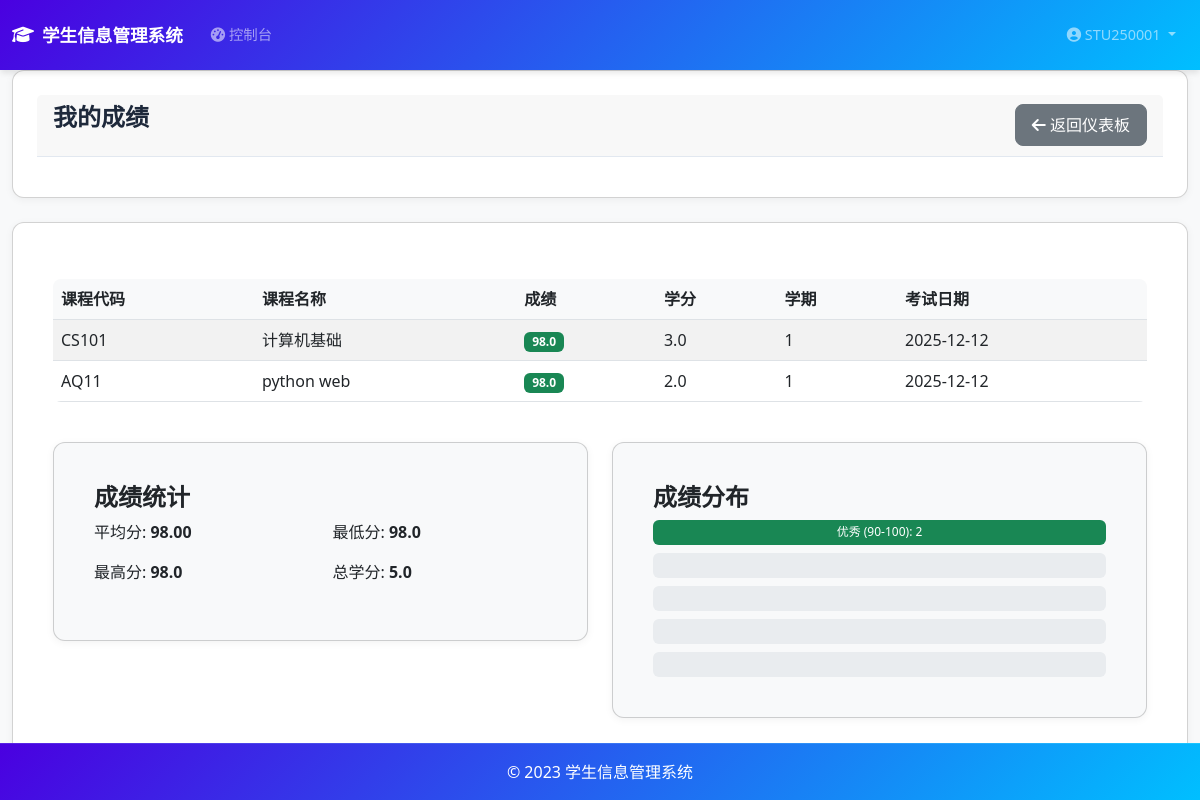
Screenshot of /my_grades (signed in) with the database file from the repository.
### models.py (models this page shows, shortened)
class User(UserMixin, db.Model):
    id = db.Column(db.Integer, primary_key=True)
    username = db.Column(db.String(80), unique=True, nullable=False)
    email = db.Column(db.String(120), unique=True, nullable=False)
    password_hash = db.Column(db.String(128))
    is_admin = db.Column(db.Boolean, default=False)
    created_at = db.Column(db.DateTime, default=datetime.utcnow)
    student_info = db.relationship('Student', backref='user', uselist=False)

class Grade(db.Model):
    id = db.Column(db.Integer, primary_key=True)
    student_id = db.Column(db.Integer, db.ForeignKey('student.id'), nullable=False)
    course_id = db.Column(db.Integer, db.ForeignKey('course.id'), nullable=False)
    score = db.Column(db.Float, nullable=False)
    exam_date = db.Column(db.Date, default=datetime.utcnow().date)
    semester = db.Column(db.String(20), nullable=False)
    student = db.relationship('Student', backref=db.backref('grades', lazy=True))
    course = db.relationship('Course', backref=db.backref('grades', lazy=True))

class Course(db.Model):
    id = db.Column(db.Integer, primary_key=True)
    course_code = db.Column(db.String(20), unique=True, nullable=False)
    course_name = db.Column(db.String(100), nullable=False)
    credit = db.Column(db.Float, nullable=False)
    description = db.Column(db.Text)

### app.py (the view)
@app.route('/my_grades')
@login_required
def my_grades():
    student = Student.query.filter_by(user_id=current_user.id).first()
    if not student:
        flash('请先完善个人信息')
        return redirect(url_for('profile'))
    grades = Grade.query.filter_by(student_id=student.id).all()
    return render_template('my_grades.html', grades=grades)

### app.py (called while the page is built)
@login_manager.user_loader
def load_user(user_id):
    if user_id is not None:
        return User.query.get(int(user_id))
    return None

### templates/my_grades.html (shortened to what this page needs)
{% extends "base.html" %}
{% block content %}
<div class="card mb-4">
    <div class="card-header d-flex justify-content-between align-items-center">
        <h1>我的成绩</h1>
        <div>
            <a href="{{ url_for('dashboard') }}" class="btn btn-secondary">
                <i class="fas fa-arrow-left"></i> 返回仪表板
            </a>
        </div>
    </div>
</div>
<div class="card">
    <div class="card-body">
        {% if grades %}
        <div class="table-responsive">
            <table class="table table-striped table-hover">
                <thead>
                    <tr>
                        <th>课程代码</th>
                        <th>课程名称</th>
                        <th>成绩</th>
                        <th>学分</th>
                        <th>学期</th>
                        <th>考试日期</th>
                    </tr>
                </thead>
                <tbody>
                    {% for grade in grades %}
                    <tr>
                        <td>{{ grade.course.course_code }}</td>
                        <td>{{ grade.course.course_name }}</td>
                        <td>
                            <span class="badge {% if grade.score >= 90 %}bg-success{% elif grade.score >= 80 %}bg-info{% elif grade.score >= 70 %}bg-primary{% elif grade.score >= 60 %}bg-warning{% else %}bg-danger{% endif %}">
                                {{ grade.score }}
                            </span>
                        </td>
                        <td>{{ grade.course.credit }}</td>
                        <td>{{ grade.semester }}</td>
                        <td>{{ grade.exam_date.strftime('%Y-%m-%d') if grade.exam_date else '-' }}</td>
                    </tr>
                    {% endfor %}
                </tbody>
            </table>
        </div>
        <div class="row mt-4">
            <div class="col-md-6">
                <div class="card bg-light">
                    <div class="card-body">
                        <h5 class="card-title">成绩统计</h5>
                        <div class="row">
                            <div class="col-6">
                                <p>平均分: <strong>{{ "%.2f"|format((grades | map(attribute='score') | sum) / (grades | length)) }}</strong></p>
                                <p>最高分: <strong>{{ grades | map(attribute='score') | max }}</strong></p>
                            </div>
                            <div class="col-6">
                                <p>最低分: <strong>{{ grades | map(attribute='score') | min }}</strong></p>
                                <p>总学分: <strong>{{ grades | map(attribute='course') | map(attribute='credit') | sum }}</strong></p>
                            </div>
                        </div>
                    </div>
                </div>
            </div>
            <div class="col-md-6">
                <div class="card bg-light">
                    <div class="card-body">
                        <h5 class="card-title">成绩分布</h5>
                        <div class="progress mb-2" style="height: 25px;">
                            {% set excellent = grades | selectattr('score', '>=', 90) | list | length %}
                            <div class="progress-bar bg-success" role="progressbar" style="width: {{ (excellent / grades | length * 100) | round(1) }}%">
                                优秀 (90-100): {{ excellent }}
                            </div>
                        </div>
                        <div class="progress mb-2" style="height: 25px;">
                            {% set good = grades | selectattr('score', '>=', 80) | selectattr('score', '<', 90) | list | length %}
                        </div>
                        <div class="progress mb-2" style="height: 25px;">
                            {% set average = grades | selectattr('score', '>=', 70) | selectattr('score', '<', 80) | list | length %}
                        </div>
                        <div class="progress mb-2" style="height: 25px;">
                            {% set pass = grades | selectattr('score', '>=', 60) | selectattr('score', '<', 70) | list | length %}
                        </div>
                        <div class="progress" style="height: 25px;">
                            {% set fail = grades | selectattr('score', '<', 60) | list | length %}
                        </div>
                    </div>
                </div>
            </div>
        </div>
        {% else %}
        <div class="alert alert-info">
            <i class="fas fa-info-circle"></i> 暂无成绩信息
        </div>
        {% endif %}
    </div>
</div>
{% endblock %}

### templates/base.html (shortened to what this page needs)
<!DOCTYPE html>
<html lang="zh-CN">
<head>
    <link href="https://cdn.jsdelivr.net/npm/bootstrap@5.3.0/dist/css/bootstrap.min.css" rel="stylesheet">
    <link rel="stylesheet" href="https://cdnjs.cloudflare.com/ajax/libs/font-awesome/6.4.0/css/all.min.css">
    <link rel="stylesheet" href="{{ url_for('static', filename='css/schedule.css') }}">
</head>
<body>
    <nav class="navbar navbar-expand-lg navbar-dark fixed-top">
        <div class="container-fluid">
            <a class="navbar-brand" href="{{ url_for('index') }}">
                <i class="fas fa-graduation-cap"></i> 学生信息管理系统
            </a>
            <div class="collapse navbar-collapse" id="navbarNav">
                <ul class="navbar-nav me-auto">
                    {% if current_user.is_authenticated %}
                        <li class="nav-item">
                            <a class="nav-link" href="{{ url_for('admin_dashboard') if current_user.is_admin else url_for('dashboard') }}">
                                <i class="fas fa-tachometer-alt"></i> 控制台
                            </a>
                        </li>
                    {% endif %}
                </ul>
                <ul class="navbar-nav">
                    {% if current_user.is_authenticated %}
                        <li class="nav-item dropdown">
                            <a class="nav-link dropdown-toggle" href="#" id="userDropdown" role="button" data-bs-toggle="dropdown" aria-expanded="false">
                                <i class="fas fa-user-circle"></i> {{ current_user.username }}
                            </a>
                        </li>
                    {% endif %}
                </ul>
            </div>
        </div>
    </nav>
    <div class="container-fluid" style="padding-top: 70px;">
        {% block content %}{% endblock %}
    </div>
    <footer class="footer mt-auto py-3">
        <div class="container text-center">
            <span>© 2023 学生信息管理系统</span>
        </div>
    </footer>
</body>
</html>

### templates/base.html (style rules this page uses)
body { font-family: 'Segoe UI', sans-serif; background-color: #f8f9fa; margin: 0; padding: 0; }
.navbar { box-shadow: 0 4px 6px -1px rgba(0, 0, 0, 0.1); padding: 1rem 0; background: linear-gradient(135deg, #4a00e0, #00bfff) !important; margin-bottom: 10px; position: fixed; top: 0; width: 100%; z-index: 1030; }
.navbar-brand { font-weight: 700; font-size: 1.1rem; display: flex; align-items: center; gap: 0.5rem; }
.navbar-nav .nav-link { font-weight: 500; font-size: 0.9rem; transition: all 0.3s ease; border-radius: 0.5rem; margin: 0 0.25rem; }
.card { background: white; border-radius: 12px; padding: 1.5rem; box-shadow: 0 2px 8px rgba(0,0,0,0.05); margin-bottom: 1rem; }
.card-header { font-size: 1.5rem; font-weight: 600; margin-bottom: 1rem; padding-bottom: 0.5rem; border-bottom: 1px solid #e2e8f0; color: #1e293b; }
h1, h2, h3, h4, h5, h6 { font-size: 1.5rem; font-weight: 600; color: #1e293b; margin-bottom: 1rem; }
.table-responsive { margin-top: 1rem; }
.table { border-radius: 8px; overflow: hidden; }
.table th { background-color: #f8f9fa; font-weight: 600; }
.btn { border-radius: 8px; padding: 0.5rem 1rem; font-weight: 500; transition: all 0.3s ease; }
.footer { position: fixed; bottom: 0; left: 0; width: 100%; padding: 20px 0; background: linear-gradient(135deg, #4a00e0, #00bfff); color: #ffffff; border-top: 1px solid rgba(255, 255, 255, 0.1); z-index: 10; }

### rows the page displays
User: username "STU250001"
Grade: course.course_code "CS101", course.course_name "计算机基础", score "98.0", course.credit "3.0", semester "1", exam_date "2025-12-12"
Grade: course.course_code "AQ11", course.course_name "python web", score "98.0", course.credit "2.0", semester "1", exam_date "2025-12-12"

### other values shown
{{ grades | map(attribute='score') | max }} "98.0"
{{ grades | map(attribute='score') | min }} "98.0"
{{ grades | map(attribute='course') | map(attribute='credit') | sum }} "5.0"
{{ excellent }} "2"
